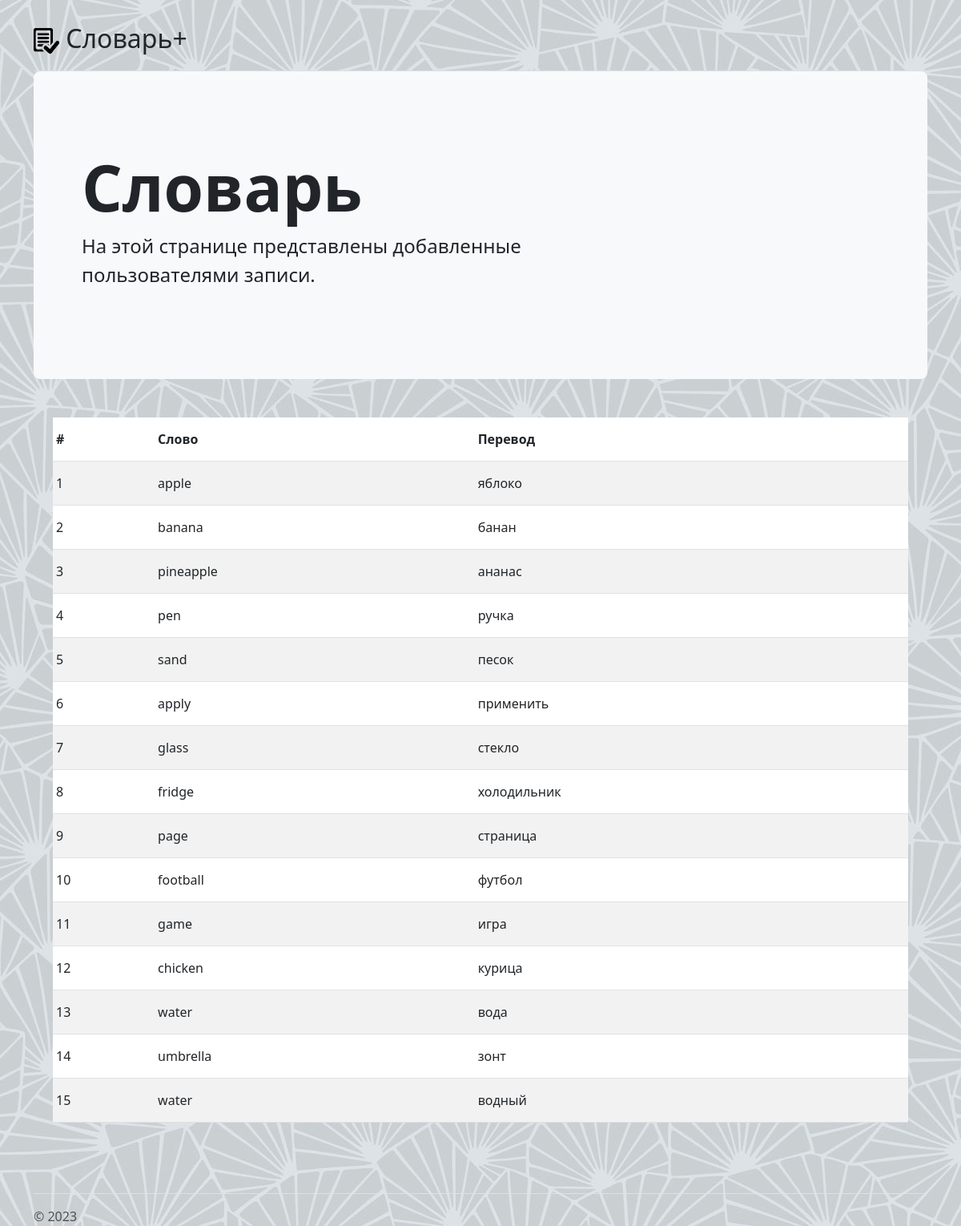
Before: /words-list with the older database file.
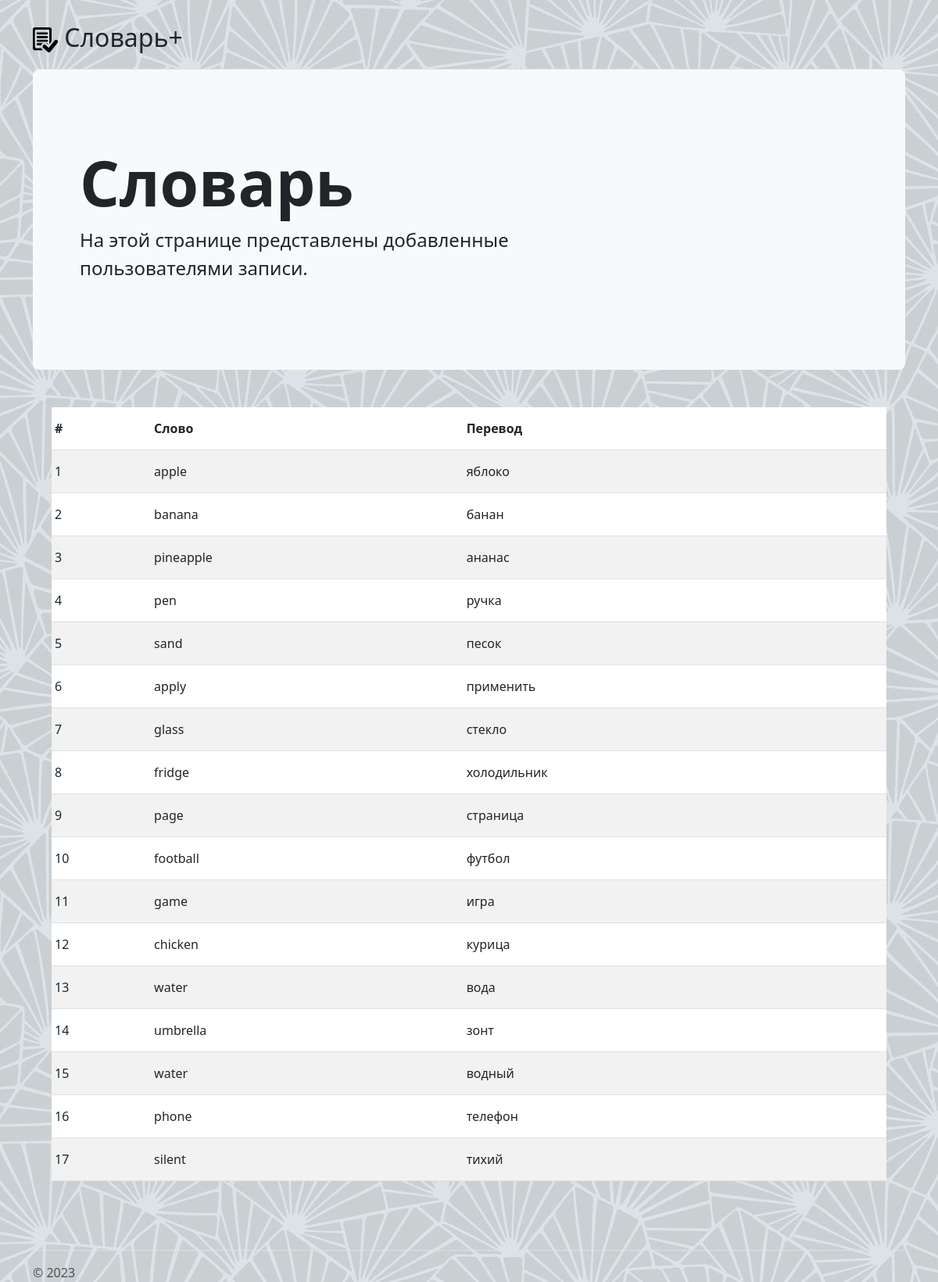
After: the same page with the newer database file.
### dbconnect/models.py (models this page shows)
class Dictionary(models.Model):
    word_id = models.AutoField(primary_key=True)
    word = models.TextField()
    translation = models.TextField()
    added_date = models.TextField()
    added_email = models.TextField()
    class Meta:
        managed = False
        db_table = 'dictionary'

### dictionary/views.py (the view)
# urls.py: path('words-list', views.words_list),
def words_list(request):
    words = utils.get_words_for_table()
    return render(request, "show_word_list_page.html",
                  context={"words": words})

### dictionary/utils.py (called while the page is built)
def get_words_for_table():
    entries = []
    for i, item in enumerate(Dictionary.objects.all()):
        entries.append([i + 1, item.word, item.translation])
    return entries

### templates/show_word_list_page.html
{% extends "base_page.html" %}
{% block page-title %}
Словарь
{% endblock %}
{% block page-lead %}
На этой странице представлены добавленные пользователями записи.
{% endblock %}
{% block content %}
<div class="container px-4 py-5" id="terms-table">
    <div class="table-responsive">
        <table class="table table-striped table-sm" bgcolor="white">
            <thead>
                <tr>
                    <th scope="col" class="py-3">#</th>
                    <th scope="col" class="py-3">Слово</th>
                    <th scope="col" class="py-3">Перевод</th>
                </tr>
            </thead>
            <tbody>
                {% for cnt, word, translation in words %}
                <tr>
                    <td class="py-3">{{ cnt }}</td>
                    <td class="py-3">{{ word }}</td>
                    <td class="py-3">{{ translation }}</td>
                </tr>
                {% endfor %}
            </tbody>
        </table>
    </div>
</div>
{% endblock %}

Changed rows visible on the page:
added Dictionary: words "phone"
added Dictionary: words "silent"
Other visible differences:
new list line: "16"
new list line: "17"
